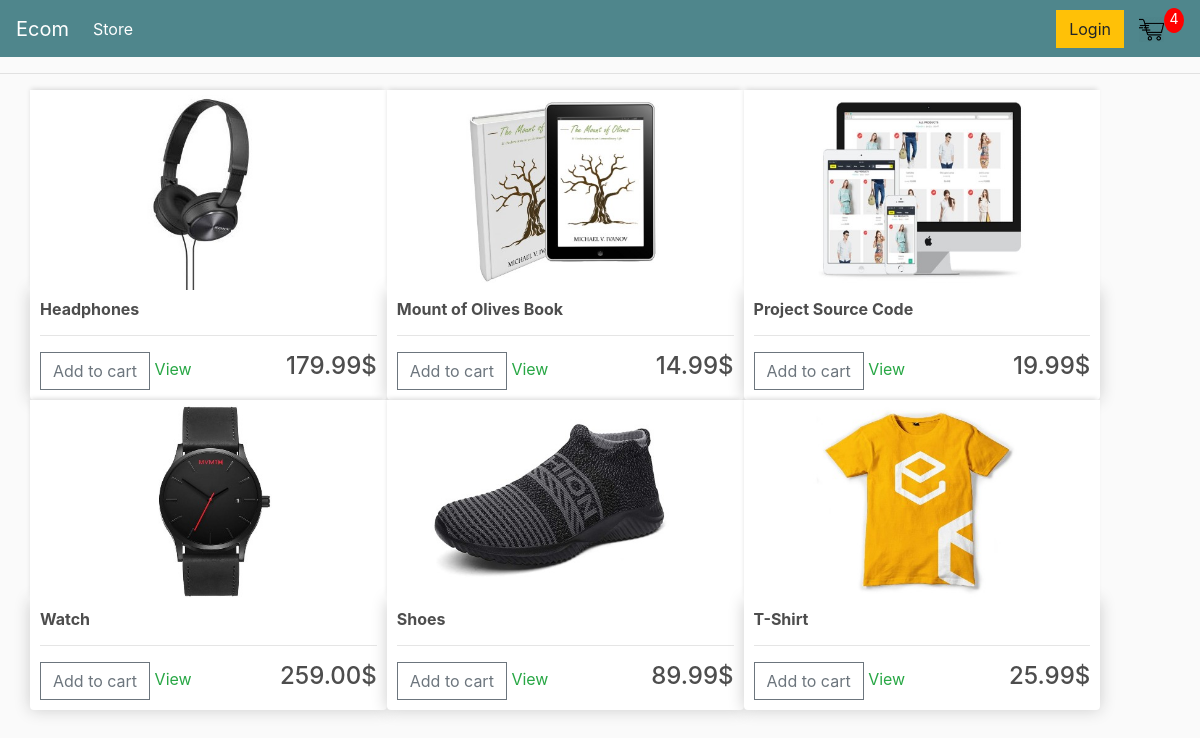
The app's page / (signed in) with its own data.
### store/models.py (models this page shows, shortened)
class Product(models.Model):
    name = models.CharField(max_length=200, null=True)
    price = models.FloatField(default=0)
    digital = models.BooleanField(default=False, null=True, blank=False)
    image=models.ImageField(null=True,blank=True)

### store/views.py (the view)
# urls.py: path('',include('store.urls'))
def store(request):
    if request.user.is_authenticated:
        customer = request.user.customer
        order, created = Order.objects.get_or_create(customer=customer, complete=False)
        items = order.orderitem_set.all()  # means order have access to all related objects of orderitem
        cartItems = order.get_cart_items
    else:
        items = []
        order = {'get_cart_total': 0, 'get_cart_items': 0, 'shipping': False}
        cartItems = order['get_cart_items']
    products = Product.objects.all()
    context = {'products': products, 'cartItems': cartItems}
    return render(request, 'store/store.html', context)

### store/models.py (called while the page is built)
    @property
    def get_cart_items(self):
        orderitems = self.orderitem_set.all()
        total = sum([item.quantity for item in orderitems])
        return total

### store/templates/store/store.html
{% extends 'store/main.html' %}
{% load static %}
{% block content %}
    <div class="row">
    {% for product in products %}
        <div class=""col-lg-4>
            <img class="thumbnail" src="{{ product.image.url }}">
            <div class="box-element product">
                <h6><strong>{{ product.name }}</strong></h6>
                <hr>
                <button data-product="{{ product.id }}" data-action="add" class="btn btn-outline-secondary add-btn update-cart">Add to cart</button>
                <a class="'btn btn-outline-success" href="#">View</a>
                <h4 style="display: inline-block;float: right">{{ product.price|floatformat:2}}$</h4>
                </div>
        </div>
    {% endfor %}
    </div>
{% endblock content %}

### static/css/main.css (style rules this page uses)
body { background-color: hsl(0, 0%, 98%); }
h1,h2,h3,h4,h5,h6 { color:hsl(0, 0%, 30%); }
.box-element { box-shadow:hsl(0, 0%, 80%) 0 0 16px; background-color: #fff; border-radius: 4px; padding: 10px; }
.thumbnail { width: 100%; height: 200px; -webkit-box-shadow: -1px -3px 5px -2px rgba(214,214,214,1); -moz-box-shadow: -1px -3px 5px -2px rgba(214,214,214,1); box-shadow: -1px -3px 5px -2px rgba(214,214,214,1); }
.product { border-radius: 0 0 4px 4px; }
.btn { border-radius: 0; }

### records on screen
Product: image (picture), name "Headphones", price "179.99"
Product: image (picture), name "Mount of Olives Book", price "14.99"
Product: image (picture), name "Project Source Code", price "19.99"
Product: image (picture), name "Watch", price "259.00"
Product: image (picture), name "Shoes", price "89.99"
Product: image (picture), name "T-Shirt", price "25.99"

### other values on screen
{{ cartItems }} "4"
